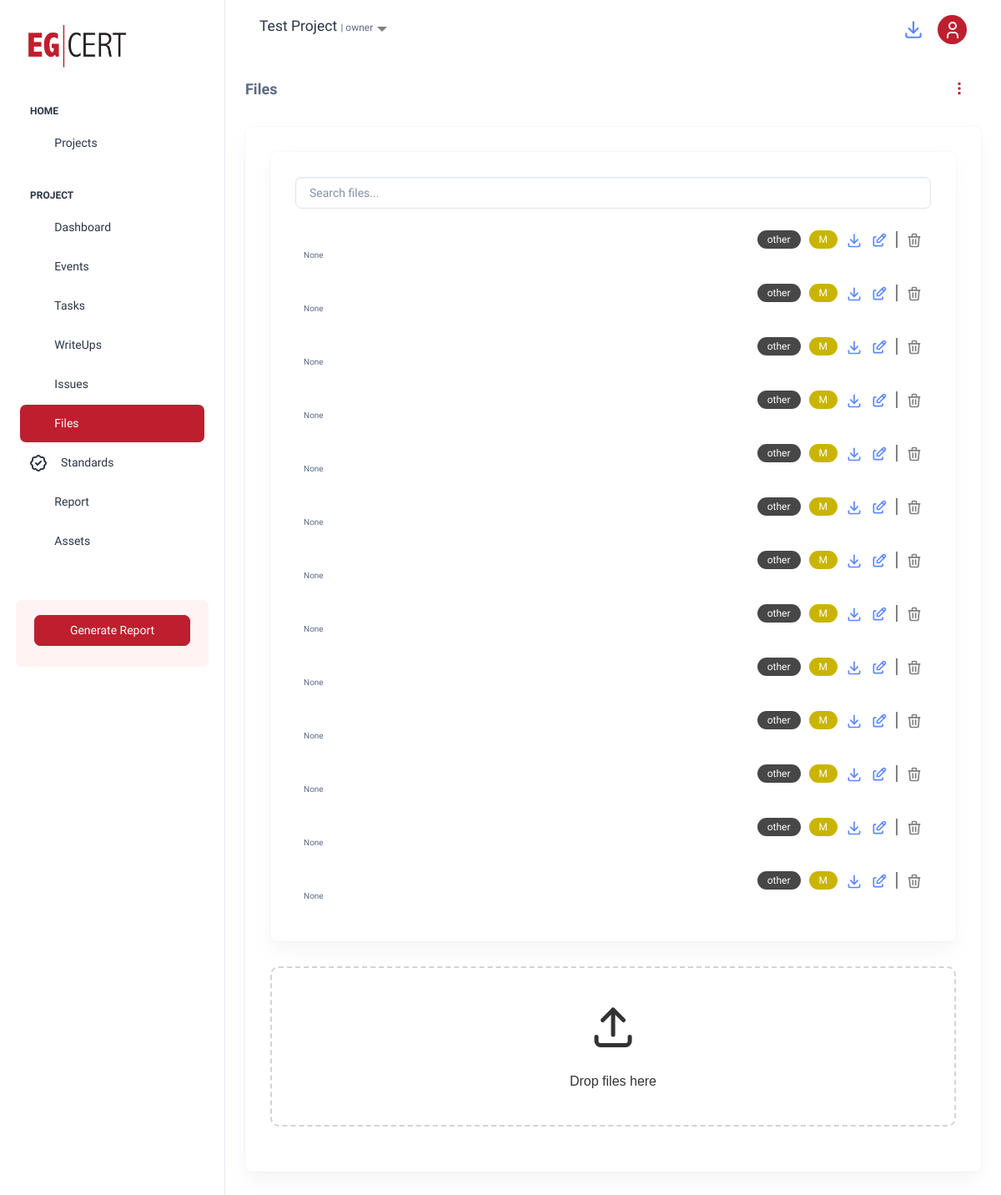
The app's page /files/project/5/files/ (signed in) with its own data.
### projects/models.py (models this page shows)
class Project(models.Model):
    PROJECT_TYPE_CHOICES = [
        ('sa', 'Security Assessment'),
        ('pt', 'Pentest'),
    ]
    name = models.CharField(max_length=200)
    description = models.TextField()
    owner = models.ForeignKey(User, on_delete=models.SET_NULL, null=True, blank=True, related_name="proj")
    created_at = models.DateTimeField(auto_now_add=True)
    updated_at = models.DateTimeField(auto_now=True)
    start_date = models.DateField(null=True, blank=True)  # Project start date
    duration = models.PositiveIntegerField(default=0) # Project duration in days (positive number)
    vendor = models.CharField(max_length=255 , default='')  # Vendor name
    manufacturer = models.CharField(max_length=255 , default='')  # Manufacturer name
    project_type = models.CharField(
        max_length=2,
        choices=PROJECT_TYPE_CHOICES,
        default='sa',  # Default to 'Security Assessment'
    )
    project_workers = models.ManyToManyField(User, related_name="assigned_projects" , blank=True)  # Many-to-many relationship to users
    def __str__(self):
        return self.name

### files/models.py (models this page shows, shortened)
class File(models.Model):
    FILE_TYPE_CHOICES = [
        ('external', 'External Entity'),
        ('exported', 'Exported During Pentest'),
        ('result', 'Result of the Test'),
        ('reply', 'Document Reply'),
        ('letter', 'Letter'),
        ('firmware', 'Firmware'),
        ('log', 'Log File'),
        ('exploit', 'Exploit Script/Code'),
        ('configuration', 'Configuration File'),
        ('tool', 'Tool'),
        ('other', 'Other'),
        ('writeup', 'Writeup Related'),
    ]
    FILE_STATUS_CHOICES = [
        ('pending', 'Pending Analysis'),
        ('in_progress', 'In Progress'),
        ('completed', 'Analysis Completed'),
    ]
    CONFIDENTIALITY_LEVEL_CHOICES = [
        ('low', 'Low'),
        ('medium', 'Medium'),
        ('high', 'High'),
    ]
    project = models.ForeignKey(Project, related_name='files', on_delete=models.CASCADE)
    name = models.CharField(max_length=255)
    description = models.TextField(blank=True, null=True)
    file = models.FileField(upload_to='project_files/')
    created_at = models.DateTimeField(auto_now_add=True)
    file_type = models.CharField(
        max_length=20,
        choices=FILE_TYPE_CHOICES,
        default='other'  # Default value
    )
    file_status = models.CharField(max_length=15, choices=FILE_STATUS_CHOICES, default='pending')
    confidentiality_level = models.CharField(max_length=10, choices=CONFIDENTIALITY_LEVEL_CHOICES, default='medium')
    tags = models.CharField(max_length=255, blank=True, null=True, help_text="Comma-separated tags for categorization")
    related_vulnerabilities = models.TextField(blank=True, null=True, help_text="IDs or names of related vulnerabilities")
    uploaded_by = models.ForeignKey(
        'auth.User', on_delete=models.SET_NULL, null=True, blank=True, related_name='uploaded_files'
    )
    uploaded_at = models.DateTimeField(null=True, blank=True,)
    last_modified_at = models.DateTimeField(auto_now=True)

### files/views.py (the view)
# urls.py: path('project/<int:project_id>/files/', views.project_files, name='project_files'),
def project_files(request, project_id):
    project = get_object_or_404(Project, id=project_id)
    if not (request.user == project.owner or request.user.is_staff or request.user in project.project_workers.all()):
        raise PermissionDenied  # Deny access if the user is not authorized
    files = project.files.all()
    return render(request, 'files/project_files.html', {'project': project, 'files': files})

### projects/context_processors.py (called while the page is built)
def user_projects(request):
    if request.user.is_authenticated:
        projects = Project.objects.filter(project_workers=request.user) | Project.objects.filter(owner=request.user)
        print(projects)
        return {'user_projects': projects.distinct()}  # Use distinct() to avoid duplicate results
    return {'user_projects': []}

### files/templates/files/project_files.html (shortened to what this page needs)
{% extends "base_for_project.html" %}
{% load static %}
{% block extra_css %}
<link href="https://cdnjs.cloudflare.com/ajax/libs/select2/4.0.13/css/select2.min.css" rel="stylesheet"/>
<link rel="stylesheet" href="https://cdn.jsdelivr.net/npm/@yaireo/tagify@3.22.0/dist/tagify.css">
<link rel="stylesheet" href="{% static 'custom/styles/files.css' %}">
<link href="https://cdn.jsdelivr.net/npm/bootstrap-icons/font/bootstrap-icons.css" rel="stylesheet"/>
{% endblock %}
{% block content %}
  <div class="card-body container-fluid">
    <h5 class="card-title fw-semibold mb-4 d-flex justify-content-between align-items-center">
      Files
      <div class="dropdown">
        <button  class="btn btn-link"  type="button"  id="dropdownMenuButton"  data-bs-toggle="dropdown"  aria-expanded="false">
          <i class="bi bi-three-dots-vertical"></i>
        </button>
      </div>
    </h5>
    <div class="card">
        <div class="card-body" >
            <div class="card">
              <div class="card-body">
                <div class="table-responsive">
                 <div class="mb-3">
                  <input type="text" id="searchBar" oninput="filterFiles()" placeholder="Search files..." class="form-control"  value="{{ project_name }}" >
                </div>
                <div class="file-list">
                  {% for file in files %}
                    <div class="file-item" id="file_item_id{{file.id}}" data-file-name="{{ file.name|lower }}">
                      <div class="file-header" style="display: flex; justify-content: space-between; align-items: center;">
                        <div style="display: flex; gap: 10px; align-items: center;">
                          <span class="badge category" style="background-color: rgb(71, 71, 71) ; border-radius: 20px; padding: 5px 12px; font-size: 0.75rem;">
                            {{ file.file_type }}
                          </span>
                          <span class="badge" style="background-color:
                            {% if file.confidentiality_level == 'high'%}
                            rgb(185, 34, 0)
                            {% elif file.confidentiality_level == 'medium'%}
                            rgb(201, 181, 0)
                            {% elif file.confidentiality_level == 'low'%}
                            rgb(29, 199, 43)
                            {%endif%}
                          ; border-radius: 20px; padding: 5px 12px; font-size: 0.75rem;">
                          {{ file.confidentiality_level|slice:":1"|capfirst }}
                          </span>
                          <a href="{{ file.file.url }}" class="edit-icon">
                          </a>
                          {% if user == file.uploaded_by or user == file.project.owner or user.is_staff  %}
                          <a href="{% url 'files:edit_file' file.id %}" class="edit-icon">
                          </a>
                          <div style="height: 20px; width: 2px; background-color: gray;"></div>
                          <a href="javascript:void(0)" onclick="deletefile('{{file.id}}')" class="delete_icon">
                          </a>
                          {%endif%}
                        </div>
                      </div>
                      <p class="fw-normal file-description" style="font-size: 10px;">
                        {{ file.description }}
                      </p>
                    </div>
                  {% endfor %}
                </div>
                </div>
              </div>
            </div>
            <div class="mb-4">
              <div id="dropzone" class="dropzone">
                <div class="mb-4">
                  <div class="icon-label">
                  </div>
                </div>
                <p>Drop files here</p>
              </div>
            </div>
          </div>
    </div>
  </div>
{% endblock %}

### templates/header.html (shortened to what this page needs)
{% load filters %}
<header class="app-header" >
  <nav class="navbar navbar-expand-lg navbar-light">
    <ul class="navbar-nav">
      <li class="nav-item flex-grow-1 dropdown">
        <a class="nav-link dropdown-toggle" href="#" id="projectsDropdown" role="button" data-bs-toggle="dropdown" aria-expanded="false">
            <h5 class="dynamic-text">
                {{ project.name|default:user.get_full_name }}
                {% if project.name %}
                    {% if request.user == project.owner %}
                        <span class="text-muted small fs-2">| owner</span>
                    {% elif request.user.is_superuser %}
                        <span class="text-muted small fs-2">| admin</span>
                    {% else %}
                        <span class="text-muted small fs-2">| co-worker</span>
                    {% endif %}
                {% endif %}
            </h5>
        </a>
    </li>
    </ul>
    <div class="navbar-collapse justify-content-end px-0" id="navbarNav">
      <ul class="navbar-nav flex-row ms-auto align-items-center justify-content-end">
        {% if project %}
        <a href="">
        </a>
        {% endif %}
        <li class="nav-item dropdown">
          <a class="nav-link nav-icon-hover" href="javascript:void(0)" id="drop2" data-bs-toggle="dropdown"
            aria-expanded="false">
            <div class="user-avatar">
              {% if user.first_name and user.last_name%}
              <span class="user-initials">
                {{ user.get_full_name|initials }}
              </span>
              {% else %}
              <span class="user-initials">
              </span>
              {% endif %}
            </div>
          </a>
        </li>
      </ul>
    </div>
  </nav>
</header>

### static/custom/styles/header.css (style rules this page uses)
.user-avatar { display: inline-flex; justify-content: center; align-items: center; width: 35px; height: 35px; background-color: #bf1e2e; border-radius: 50%; color: white; font-size: 16px; font-weight: bold; }
.user-initials { text-transform: uppercase; }

### static/custom/styles/base.css (style rules this page uses)
.dynamic-text { white-space: nowrap; overflow: hidden; text-overflow: ellipsis; max-width: 100%; display: inline-block; }
.navbar-nav { display: flex; align-items: center; }
.flex-grow-1 { flex-grow: 1; }

### static/custom/styles/files.css (style rules this page uses)
.dropzone { border: 2px dashed #d3d3d3; border-radius: 10px; padding: 40px; text-align: center; background-color: #ffffff; color: #333; font-family: Arial, sans-serif; transition: background-color 0.3s, border-color 0.3s; }
.dropzone p { margin: 0; font-size: 16px; }
.icon-label { cursor: pointer; }

### files/templates/files/project_files.html (style rules this page uses)
.file-item { transition: background-color 0.3s ease; padding-top: 10px; padding-left: 10px; padding-right: 10px; padding-bottom: 1px; }

### records on screen
Project: name "Test Project"
File: file_type "other", confidentiality_level "M", description "None"
File: file_type "other", confidentiality_level "M", description "None"
File: file_type "other", confidentiality_level "M", description "None"
File: file_type "other", confidentiality_level "M", description "None"
File: file_type "other", confidentiality_level "M", description "None"
File: file_type "other", confidentiality_level "M", description "None"
File: file_type "other", confidentiality_level "M", description "None"
File: file_type "other", confidentiality_level "M", description "None"
File: file_type "other", confidentiality_level "M", description "None"
File: file_type "other", confidentiality_level "M", description "None"
File: file_type "other", confidentiality_level "M", description "None"
File: file_type "other", confidentiality_level "M", description "None"
File: file_type "other", confidentiality_level "M", description "None"
